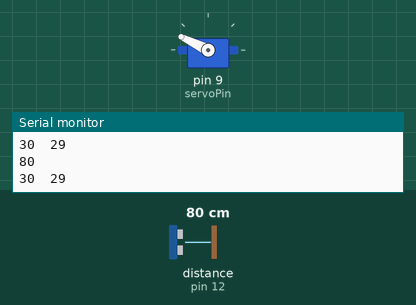
A sketch run on a simulated Arduino Uno, built with avr-gcc and run on an emulated ATmega328P. On the bench: servo, the last lines printed to the serial monitor. The inputs (shaded band) are chosen by the test bench; at power-on: distance to the obstacle (sensor on pin 12) 80 cm. The echo pulse lasts 58.3 µs per cm.

Above: at 1.2 s.
1.3 s: distance to the obstacle (sensor on pin 12) set to 2 cm
At 2.0 s:
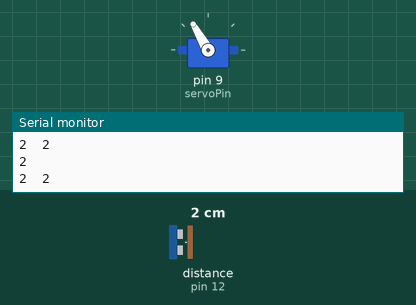
3.0 s: distance to the obstacle (sensor on pin 12) set to 18 cm
At 3.6 s:
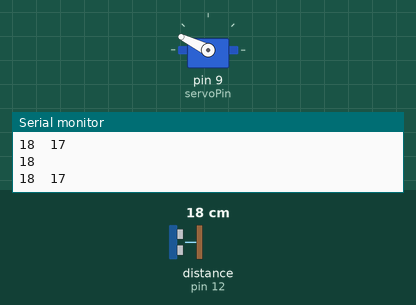
Timing chart, 0 to 6.0 s (numbered marks = the images above; inputs shaded):
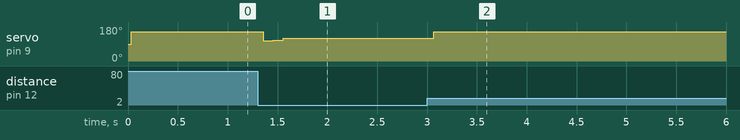

The sketch:

PID_BallAndBeam.ino
```cpp
#include<Servo.h>
#include<PID_v1.h>
#include<SoftwareSerial.h>
#include <HCSR04.h>

int set=6,neg=-24,pos=24,base=130;//Setpoint,Negative,Positive,Base values.neg shows tilt on other side of ultrasonic sensor
long cm1=set;                     //For filtering purpose
const double a=0.5;               //Exponential filter parameter
const int servoPin = 9;           //Servo pin
#define TRIGGER   11
#define ECHO      12
UltraSonicDistanceSensor distanceSensor(TRIGGER, ECHO);

float Kp = 2.5;                                                    //Initial Proportional Gain
float Ki = 0;                                                      //Initial Integral Gain
float Kd = 1;                                                    //Intitial Derivative Gain
double Setpoint, Input, Output, ServoOutput;


PID myPID(&Input, &Output, &Setpoint, Kp, Ki, Kd, REVERSE);           //Initialize PID object, which is in the class PID.


Servo myServo;                                                       //Initialize Servo.


void setup() {

  Serial.begin(9600);                                                //Begin Serial
  myServo.attach(servoPin);                                          //Attach Servo

  Input = readPosition();                                            //Calls function readPosition() and sets the balls
                                                                     //  position as the input to the PID algorithm


  myPID.SetMode(AUTOMATIC);                                         //Set PID object myPID to AUTOMATIC
  myPID.SetOutputLimits(neg,pos);                                   //Set Output limits to neg and pos degrees.
}

void loop()
{

  Setpoint = set;                                                      //Give value for setpoint
  Input = readPosition();

  myPID.Compute();                                                   //computes Output in range of neg to pos degrees

  ServoOutput=base+Output;                                            // value in base is my horizontal
  myServo.write(ServoOutput);                                        //Writes value of Output to servo


}


float readPosition() {

  long duration, cm,cmn;
  unsigned long now = millis();
  //Cria variavel do tipo int
    int distancia = 0;

    //Variável recebe o valor da função da biblioteca
    distancia = distanceSensor.measureDistanceCm();

    //exibe na porta serial o valor de distancia medido
    Serial.println(distancia);

  cm = distancia;


  if(cm > 30)              // 30 cm is the maximum position for the ball
  {cm=30;}                //Signal Conditioning for ultrasonic sensor

  cmn = a * cm + (1 - a) * cm1;     //Exponential filter- signal conditioning
  Serial.print(cm); Serial.print("\t");
  Serial.println(cmn);            //cmn is filtered value
  delay(10);
  cm1 = cmn;                      //saved to cm1 which is used as history in exponential filter

  return (cmn);                           //Returns filtered distance value in cm
}
```

Measured:
- after the input at 1.3 s, servo on pin 9 (servoPin): 154° → 106° after 0.06 s, → 110° 0.10 s later, → 120° 0.10 s later
- after the input at 3.0 s, servo on pin 9 (servoPin): 120° → 154° after 0.07 s
